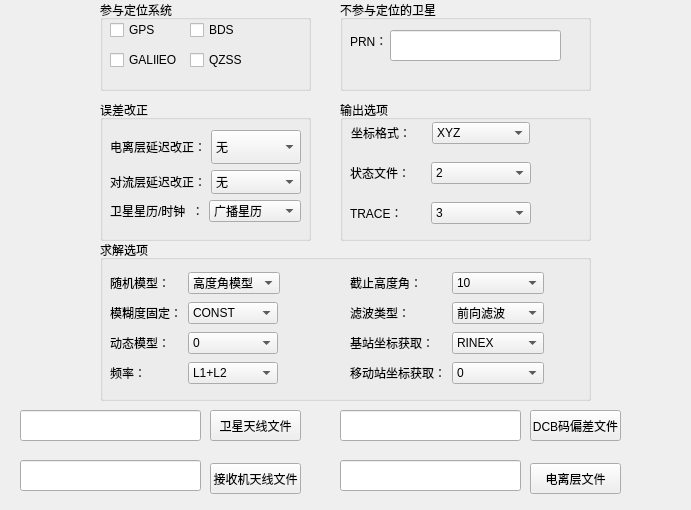
<?xml version="1.0" encoding="UTF-8"?>
<ui version="4.0">
 <class>Config</class>
 <widget class="QWidget" name="Config">
  <property name="geometry">
   <rect>
    <x>0</x>
    <y>0</y>
    <width>691</width>
    <height>510</height>
   </rect>
  </property>
  <property name="windowTitle">
   <string>Form</string>
  </property>
  <widget class="QGroupBox" name="SYSTEM">
   <property name="geometry">
    <rect>
     <x>100</x>
     <y>0</y>
     <width>211</width>
     <height>91</height>
    </rect>
   </property>
   <property name="title">
    <string>参与定位系统</string>
   </property>
   <widget class="QCheckBox" name="gps">
    <property name="geometry">
     <rect>
      <x>10</x>
      <y>20</y>
      <width>82</width>
      <height>20</height>
     </rect>
    </property>
    <property name="text">
     <string>GPS</string>
    </property>
   </widget>
   <widget class="QCheckBox" name="galileo">
    <property name="geometry">
     <rect>
      <x>10</x>
      <y>50</y>
      <width>82</width>
      <height>20</height>
     </rect>
    </property>
    <property name="text">
     <string>GALIlEO</string>
    </property>
   </widget>
   <widget class="QCheckBox" name="bds">
    <property name="geometry">
     <rect>
      <x>90</x>
      <y>20</y>
      <width>82</width>
      <height>20</height>
     </rect>
    </property>
    <property name="text">
     <string>BDS</string>
    </property>
   </widget>
   <widget class="QCheckBox" name="qzss">
    <property name="geometry">
     <rect>
      <x>90</x>
      <y>50</y>
      <width>82</width>
      <height>20</height>
     </rect>
    </property>
    <property name="text">
     <string>QZSS</string>
    </property>
   </widget>
  </widget>
  <widget class="QGroupBox" name="groupBox_2">
   <property name="geometry">
    <rect>
     <x>100</x>
     <y>100</y>
     <width>211</width>
     <height>141</height>
    </rect>
   </property>
   <property name="title">
    <string>误差改正</string>
   </property>
   <widget class="QWidget" name="">
    <property name="geometry">
     <rect>
      <x>10</x>
      <y>30</y>
      <width>191</width>
      <height>92</height>
     </rect>
    </property>
    <layout class="QVBoxLayout" name="verticalLayout">
     <item>
      <layout class="QHBoxLayout" name="horizontalLayout">
       <item>
        <widget class="QLabel" name="label">
         <property name="text">
          <string>电离层延迟改正：</string>
         </property>
        </widget>
       </item>
       <item>
        <widget class="QComboBox" name="ion">
         <property name="sizePolicy">
          <sizepolicy hsizetype="Minimum" vsizetype="Minimum">
           <horstretch>0</horstretch>
           <verstretch>0</verstretch>
          </sizepolicy>
         </property>
         <property name="minimumSize">
          <size>
           <width>90</width>
           <height>24</height>
          </size>
         </property>
         <item>
          <property name="text">
           <string>无</string>
          </property>
         </item>
         <item>
          <property name="text">
           <string>广播星历</string>
          </property>
         </item>
         <item>
          <property name="text">
           <string>SBAS</string>
          </property>
         </item>
         <item>
          <property name="text">
           <string>无电离层组合</string>
          </property>
         </item>
        </widget>
       </item>
      </layout>
     </item>
     <item>
      <layout class="QHBoxLayout" name="horizontalLayout_2">
       <item>
        <widget class="QLabel" name="label_2">
         <property name="text">
          <string>对流层延迟改正：</string>
         </property>
        </widget>
       </item>
       <item>
        <widget class="QComboBox" name="trop">
         <property name="sizePolicy">
          <sizepolicy hsizetype="Minimum" vsizetype="Fixed">
           <horstretch>0</horstretch>
           <verstretch>0</verstretch>
          </sizepolicy>
         </property>
         <property name="minimumSize">
          <size>
           <width>90</width>
           <height>24</height>
          </size>
         </property>
         <item>
          <property name="text">
           <string>无</string>
          </property>
         </item>
         <item>
          <property name="text">
           <string>SAAS</string>
          </property>
         </item>
         <item>
          <property name="text">
           <string>SBAS</string>
          </property>
         </item>
         <item>
          <property name="text">
           <string>Estimate ZTD</string>
          </property>
         </item>
        </widget>
       </item>
      </layout>
     </item>
     <item>
      <layout class="QHBoxLayout" name="horizontalLayout_3">
       <item>
        <widget class="QLabel" name="label_3">
         <property name="text">
          <string>卫星星历/时钟  ：</string>
         </property>
        </widget>
       </item>
       <item>
        <widget class="QComboBox" name="eph">
         <property name="sizePolicy">
          <sizepolicy hsizetype="Fixed" vsizetype="Fixed">
           <horstretch>0</horstretch>
           <verstretch>0</verstretch>
          </sizepolicy>
         </property>
         <item>
          <property name="text">
           <string>广播星历</string>
          </property>
         </item>
         <item>
          <property name="text">
           <string>精密星历</string>
          </property>
         </item>
         <item>
          <property name="text">
           <string>广播星历+SBAS</string>
          </property>
         </item>
        </widget>
       </item>
      </layout>
     </item>
    </layout>
   </widget>
  </widget>
  <widget class="QGroupBox" name="groupBox_3">
   <property name="geometry">
    <rect>
     <x>340</x>
     <y>0</y>
     <width>251</width>
     <height>91</height>
    </rect>
   </property>
   <property name="title">
    <string>不参与定位的卫星</string>
   </property>
   <widget class="QLabel" name="label_7">
    <property name="geometry">
     <rect>
      <x>10</x>
      <y>30</y>
      <width>41</width>
      <height>21</height>
     </rect>
    </property>
    <property name="text">
     <string>PRN：</string>
    </property>
   </widget>
   <widget class="QLineEdit" name="excludesat">
    <property name="geometry">
     <rect>
      <x>50</x>
      <y>30</y>
      <width>171</width>
      <height>31</height>
     </rect>
    </property>
   </widget>
  </widget>
  <widget class="QGroupBox" name="groupBox_4">
   <property name="geometry">
    <rect>
     <x>340</x>
     <y>100</y>
     <width>251</width>
     <height>141</height>
    </rect>
   </property>
   <property name="title">
    <string>输出选项</string>
   </property>
   <widget class="QWidget" name="layoutWidget">
    <property name="geometry">
     <rect>
      <x>10</x>
      <y>60</y>
      <width>181</width>
      <height>26</height>
     </rect>
    </property>
    <layout class="QHBoxLayout" name="horizontalLayout_8">
     <item>
      <widget class="QLabel" name="label_9">
       <property name="sizePolicy">
        <sizepolicy hsizetype="Fixed" vsizetype="Preferred">
         <horstretch>0</horstretch>
         <verstretch>0</verstretch>
        </sizepolicy>
       </property>
       <property name="text">
        <string>状态文件：</string>
       </property>
      </widget>
     </item>
     <item>
      <spacer name="horizontalSpacer_2">
       <property name="orientation">
        <enum>Qt::Orientation::Horizontal</enum>
       </property>
       <property name="sizeType">
        <enum>QSizePolicy::Policy::Fixed</enum>
       </property>
       <property name="sizeHint" stdset="0">
        <size>
         <width>15</width>
         <height>20</height>
        </size>
       </property>
      </spacer>
     </item>
     <item>
      <widget class="QComboBox" name="stat">
       <property name="sizePolicy">
        <sizepolicy hsizetype="Preferred" vsizetype="Fixed">
         <horstretch>0</horstretch>
         <verstretch>0</verstretch>
        </sizepolicy>
       </property>
       <property name="minimumSize">
        <size>
         <width>90</width>
         <height>0</height>
        </size>
       </property>
       <item>
        <property name="text">
         <string>2</string>
        </property>
       </item>
       <item>
        <property name="text">
         <string>1</string>
        </property>
       </item>
       <item>
        <property name="text">
         <string>3</string>
        </property>
       </item>
      </widget>
     </item>
    </layout>
   </widget>
   <widget class="QWidget" name="layoutWidget">
    <property name="geometry">
     <rect>
      <x>10</x>
      <y>100</y>
      <width>181</width>
      <height>26</height>
     </rect>
    </property>
    <layout class="QHBoxLayout" name="horizontalLayout_9">
     <item>
      <widget class="QLabel" name="label_10">
       <property name="sizePolicy">
        <sizepolicy hsizetype="Fixed" vsizetype="Preferred">
         <horstretch>0</horstretch>
         <verstretch>0</verstretch>
        </sizepolicy>
       </property>
       <property name="minimumSize">
        <size>
         <width>60</width>
         <height>0</height>
        </size>
       </property>
       <property name="text">
        <string>TRACE：</string>
       </property>
      </widget>
     </item>
     <item>
      <spacer name="horizontalSpacer_3">
       <property name="orientation">
        <enum>Qt::Orientation::Horizontal</enum>
       </property>
       <property name="sizeType">
        <enum>QSizePolicy::Policy::Fixed</enum>
       </property>
       <property name="sizeHint" stdset="0">
        <size>
         <width>15</width>
         <height>20</height>
        </size>
       </property>
      </spacer>
     </item>
     <item>
      <widget class="QComboBox" name="trace">
       <item>
        <property name="text">
         <string>3</string>
        </property>
       </item>
       <item>
        <property name="text">
         <string>4</string>
        </property>
       </item>
       <item>
        <property name="text">
         <string>5</string>
        </property>
       </item>
      </widget>
     </item>
    </layout>
   </widget>
   <widget class="QWidget" name="layoutWidget">
    <property name="geometry">
     <rect>
      <x>11</x>
      <y>20</y>
      <width>179</width>
      <height>26</height>
     </rect>
    </property>
    <layout class="QHBoxLayout" name="horizontalLayout_7">
     <item>
      <widget class="QLabel" name="label_8">
       <property name="sizePolicy">
        <sizepolicy hsizetype="Fixed" vsizetype="Preferred">
         <horstretch>0</horstretch>
         <verstretch>0</verstretch>
        </sizepolicy>
       </property>
       <property name="text">
        <string>坐标格式：</string>
       </property>
      </widget>
     </item>
     <item>
      <spacer name="horizontalSpacer">
       <property name="orientation">
        <enum>Qt::Orientation::Horizontal</enum>
       </property>
       <property name="sizeType">
        <enum>QSizePolicy::Policy::Fixed</enum>
       </property>
       <property name="sizeHint" stdset="0">
        <size>
         <width>15</width>
         <height>20</height>
        </size>
       </property>
      </spacer>
     </item>
     <item>
      <widget class="QComboBox" name="posf">
       <item>
        <property name="text">
         <string>XYZ</string>
        </property>
       </item>
       <item>
        <property name="text">
         <string>ENU</string>
        </property>
       </item>
       <item>
        <property name="text">
         <string>LLH</string>
        </property>
       </item>
      </widget>
     </item>
    </layout>
   </widget>
  </widget>
  <widget class="QGroupBox" name="groupBox_5">
   <property name="geometry">
    <rect>
     <x>100</x>
     <y>240</y>
     <width>491</width>
     <height>161</height>
    </rect>
   </property>
   <property name="title">
    <string>求解选项</string>
   </property>
   <widget class="QWidget" name="layoutWidget">
    <property name="geometry">
     <rect>
      <x>10</x>
      <y>120</y>
      <width>170</width>
      <height>26</height>
     </rect>
    </property>
    <layout class="QHBoxLayout" name="horizontalLayout_13">
     <item>
      <widget class="QLabel" name="label_24">
       <property name="sizePolicy">
        <sizepolicy hsizetype="Fixed" vsizetype="Preferred">
         <horstretch>0</horstretch>
         <verstretch>0</verstretch>
        </sizepolicy>
       </property>
       <property name="minimumSize">
        <size>
         <width>72</width>
         <height>0</height>
        </size>
       </property>
       <property name="text">
        <string>频率：</string>
       </property>
      </widget>
     </item>
     <item>
      <widget class="QComboBox" name="nf">
       <property name="sizePolicy">
        <sizepolicy hsizetype="Fixed" vsizetype="Fixed">
         <horstretch>0</horstretch>
         <verstretch>0</verstretch>
        </sizepolicy>
       </property>
       <property name="minimumSize">
        <size>
         <width>90</width>
         <height>0</height>
        </size>
       </property>
       <item>
        <property name="text">
         <string>L1+L2</string>
        </property>
       </item>
       <item>
        <property name="text">
         <string>L1</string>
        </property>
       </item>
       <item>
        <property name="text">
         <string>L2</string>
        </property>
       </item>
      </widget>
     </item>
    </layout>
   </widget>
   <widget class="QWidget" name="layoutWidget">
    <property name="geometry">
     <rect>
      <x>10</x>
      <y>90</y>
      <width>170</width>
      <height>26</height>
     </rect>
    </property>
    <layout class="QHBoxLayout" name="horizontalLayout_12">
     <item>
      <widget class="QLabel" name="label_13">
       <property name="sizePolicy">
        <sizepolicy hsizetype="Fixed" vsizetype="Preferred">
         <horstretch>0</horstretch>
         <verstretch>0</verstretch>
        </sizepolicy>
       </property>
       <property name="minimumSize">
        <size>
         <width>72</width>
         <height>0</height>
        </size>
       </property>
       <property name="text">
        <string>动态模型：</string>
       </property>
      </widget>
     </item>
     <item>
      <widget class="QComboBox" name="dynamic">
       <property name="sizePolicy">
        <sizepolicy hsizetype="Fixed" vsizetype="Fixed">
         <horstretch>0</horstretch>
         <verstretch>0</verstretch>
        </sizepolicy>
       </property>
       <property name="minimumSize">
        <size>
         <width>90</width>
         <height>0</height>
        </size>
       </property>
       <item>
        <property name="text">
         <string>0</string>
        </property>
       </item>
       <item>
        <property name="text">
         <string>1</string>
        </property>
       </item>
      </widget>
     </item>
    </layout>
   </widget>
   <widget class="QWidget" name="layoutWidget">
    <property name="geometry">
     <rect>
      <x>10</x>
      <y>60</y>
      <width>170</width>
      <height>26</height>
     </rect>
    </property>
    <layout class="QHBoxLayout" name="horizontalLayout_11">
     <item>
      <widget class="QLabel" name="label_12">
       <property name="sizePolicy">
        <sizepolicy hsizetype="Fixed" vsizetype="Preferred">
         <horstretch>0</horstretch>
         <verstretch>0</verstretch>
        </sizepolicy>
       </property>
       <property name="text">
        <string>模糊度固定：</string>
       </property>
      </widget>
     </item>
     <item>
      <widget class="QComboBox" name="modear">
       <property name="sizePolicy">
        <sizepolicy hsizetype="Fixed" vsizetype="Fixed">
         <horstretch>0</horstretch>
         <verstretch>0</verstretch>
        </sizepolicy>
       </property>
       <property name="minimumSize">
        <size>
         <width>90</width>
         <height>0</height>
        </size>
       </property>
       <item>
        <property name="text">
         <string>CONST</string>
        </property>
       </item>
       <item>
        <property name="text">
         <string>INST</string>
        </property>
       </item>
       <item>
        <property name="text">
         <string>OFF</string>
        </property>
       </item>
      </widget>
     </item>
    </layout>
   </widget>
   <widget class="QWidget" name="layoutWidget">
    <property name="geometry">
     <rect>
      <x>10</x>
      <y>30</y>
      <width>170</width>
      <height>26</height>
     </rect>
    </property>
    <layout class="QHBoxLayout" name="horizontalLayout_10">
     <item>
      <widget class="QLabel" name="label_11">
       <property name="sizePolicy">
        <sizepolicy hsizetype="Fixed" vsizetype="Preferred">
         <horstretch>0</horstretch>
         <verstretch>0</verstretch>
        </sizepolicy>
       </property>
       <property name="minimumSize">
        <size>
         <width>72</width>
         <height>0</height>
        </size>
       </property>
       <property name="text">
        <string>随机模型：</string>
       </property>
      </widget>
     </item>
     <item>
      <widget class="QComboBox" name="smode">
       <property name="sizePolicy">
        <sizepolicy hsizetype="Fixed" vsizetype="Fixed">
         <horstretch>0</horstretch>
         <verstretch>0</verstretch>
        </sizepolicy>
       </property>
       <property name="minimumSize">
        <size>
         <width>90</width>
         <height>0</height>
        </size>
       </property>
       <item>
        <property name="text">
         <string>高度角模型</string>
        </property>
       </item>
       <item>
        <property name="text">
         <string>残差优化模型</string>
        </property>
       </item>
       <item>
        <property name="text">
         <string>信噪比模型</string>
        </property>
       </item>
      </widget>
     </item>
    </layout>
   </widget>
   <widget class="QWidget" name="layoutWidget">
    <property name="geometry">
     <rect>
      <x>250</x>
      <y>30</y>
      <width>194</width>
      <height>26</height>
     </rect>
    </property>
    <layout class="QHBoxLayout" name="horizontalLayout_14">
     <item>
      <widget class="QLabel" name="label_14">
       <property name="sizePolicy">
        <sizepolicy hsizetype="Fixed" vsizetype="Preferred">
         <horstretch>0</horstretch>
         <verstretch>0</verstretch>
        </sizepolicy>
       </property>
       <property name="minimumSize">
        <size>
         <width>96</width>
         <height>0</height>
        </size>
       </property>
       <property name="text">
        <string>截止高度角：</string>
       </property>
      </widget>
     </item>
     <item>
      <widget class="QComboBox" name="elmin">
       <property name="minimumSize">
        <size>
         <width>90</width>
         <height>0</height>
        </size>
       </property>
       <item>
        <property name="text">
         <string>10</string>
        </property>
       </item>
       <item>
        <property name="text">
         <string>15</string>
        </property>
       </item>
       <item>
        <property name="text">
         <string>20</string>
        </property>
       </item>
      </widget>
     </item>
    </layout>
   </widget>
   <widget class="QWidget" name="layoutWidget">
    <property name="geometry">
     <rect>
      <x>250</x>
      <y>60</y>
      <width>194</width>
      <height>26</height>
     </rect>
    </property>
    <layout class="QHBoxLayout" name="horizontalLayout_15">
     <item>
      <widget class="QLabel" name="label_15">
       <property name="sizePolicy">
        <sizepolicy hsizetype="Fixed" vsizetype="Preferred">
         <horstretch>0</horstretch>
         <verstretch>0</verstretch>
        </sizepolicy>
       </property>
       <property name="minimumSize">
        <size>
         <width>96</width>
         <height>0</height>
        </size>
       </property>
       <property name="text">
        <string>滤波类型：</string>
       </property>
      </widget>
     </item>
     <item>
      <widget class="QComboBox" name="soltype">
       <property name="minimumSize">
        <size>
         <width>90</width>
         <height>0</height>
        </size>
       </property>
       <item>
        <property name="text">
         <string>前向滤波</string>
        </property>
       </item>
       <item>
        <property name="text">
         <string>后向滤波</string>
        </property>
       </item>
       <item>
        <property name="text">
         <string>混合滤波</string>
        </property>
       </item>
      </widget>
     </item>
    </layout>
   </widget>
   <widget class="QWidget" name="layoutWidget">
    <property name="geometry">
     <rect>
      <x>250</x>
      <y>90</y>
      <width>194</width>
      <height>26</height>
     </rect>
    </property>
    <layout class="QHBoxLayout" name="horizontalLayout_16">
     <item>
      <widget class="QLabel" name="label_16">
       <property name="sizePolicy">
        <sizepolicy hsizetype="Fixed" vsizetype="Preferred">
         <horstretch>0</horstretch>
         <verstretch>0</verstretch>
        </sizepolicy>
       </property>
       <property name="minimumSize">
        <size>
         <width>96</width>
         <height>0</height>
        </size>
       </property>
       <property name="text">
        <string>基站坐标获取：</string>
       </property>
      </widget>
     </item>
     <item>
      <widget class="QComboBox" name="refpos">
       <property name="minimumSize">
        <size>
         <width>90</width>
         <height>0</height>
        </size>
       </property>
       <item>
        <property name="text">
         <string>RINEX</string>
        </property>
       </item>
       <item>
        <property name="text">
         <string>SPP均值</string>
        </property>
       </item>
       <item>
        <property name="text">
         <string>自定义</string>
        </property>
       </item>
      </widget>
     </item>
    </layout>
   </widget>
   <widget class="QWidget" name="layoutWidget">
    <property name="geometry">
     <rect>
      <x>250</x>
      <y>120</y>
      <width>194</width>
      <height>26</height>
     </rect>
    </property>
    <layout class="QHBoxLayout" name="horizontalLayout_17">
     <item>
      <widget class="QLabel" name="label_23">
       <property name="text">
        <string>移动站坐标获取：</string>
       </property>
      </widget>
     </item>
     <item>
      <widget class="QComboBox" name="rovpos">
       <property name="minimumSize">
        <size>
         <width>90</width>
         <height>0</height>
        </size>
       </property>
       <item>
        <property name="text">
         <string>0</string>
        </property>
       </item>
      </widget>
     </item>
    </layout>
   </widget>
  </widget>
  <widget class="QLineEdit" name="satpcvpath">
   <property name="geometry">
    <rect>
     <x>20</x>
     <y>410</y>
     <width>181</width>
     <height>31</height>
    </rect>
   </property>
  </widget>
  <widget class="QLineEdit" name="recpcvpath">
   <property name="geometry">
    <rect>
     <x>20</x>
     <y>460</y>
     <width>181</width>
     <height>31</height>
    </rect>
   </property>
  </widget>
  <widget class="QPushButton" name="satpcv">
   <property name="geometry">
    <rect>
     <x>210</x>
     <y>410</y>
     <width>91</width>
     <height>31</height>
    </rect>
   </property>
   <property name="text">
    <string>卫星天线文件</string>
   </property>
  </widget>
  <widget class="QPushButton" name="recpcv">
   <property name="geometry">
    <rect>
     <x>210</x>
     <y>463</y>
     <width>91</width>
     <height>31</height>
    </rect>
   </property>
   <property name="text">
    <string>接收机天线文件</string>
   </property>
  </widget>
  <widget class="QLineEdit" name="ionpath">
   <property name="geometry">
    <rect>
     <x>340</x>
     <y>460</y>
     <width>181</width>
     <height>31</height>
    </rect>
   </property>
  </widget>
  <widget class="QLineEdit" name="dcbpath">
   <property name="geometry">
    <rect>
     <x>340</x>
     <y>410</y>
     <width>181</width>
     <height>31</height>
    </rect>
   </property>
  </widget>
  <widget class="QPushButton" name="dcb">
   <property name="geometry">
    <rect>
     <x>530</x>
     <y>410</y>
     <width>91</width>
     <height>31</height>
    </rect>
   </property>
   <property name="text">
    <string>DCB码偏差文件</string>
   </property>
  </widget>
  <widget class="QPushButton" name="ionfile">
   <property name="geometry">
    <rect>
     <x>530</x>
     <y>463</y>
     <width>91</width>
     <height>31</height>
    </rect>
   </property>
   <property name="text">
    <string>电离层文件</string>
   </property>
  </widget>
 </widget>
 <resources/>
 <connections/>
</ui>
